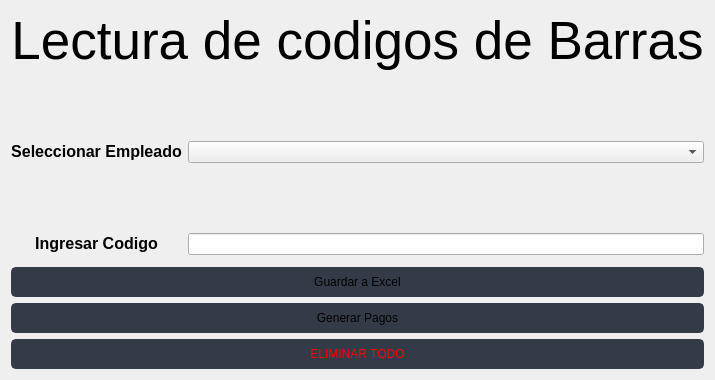
                  <widget class="QWidget" name="page_home">
                   <layout class="QVBoxLayout" name="verticalLayout_10">
                    <item>
                     <layout class="QGridLayout" name="gridLayout_2">
                      <item row="1" column="1">
                       <widget class="QComboBox" name="EmpleadosBox"/>
                      </item>
                      <item row="0" column="0" colspan="2">
                       <widget class="QLabel" name="label_6">
                        <property name="font">
                         <font>
                          <family>Segoe UI</family>
                          <pointsize>40</pointsize>
                         </font>
                        </property>
                        <property name="styleSheet">
                         <string notr="true"/>
                        </property>
                        <property name="text">
                         <string>Lectura de codigos de Barras</string>
                        </property>
                        <property name="alignment">
                         <set>Qt::AlignCenter</set>
                        </property>
                       </widget>
                      </item>
                      <item row="1" column="0">
                       <widget class="QLabel" name="label_2">
                        <property name="minimumSize">
                         <size>
                          <width>0</width>
                          <height>150</height>
                         </size>
                        </property>
                        <property name="maximumSize">
                         <size>
                          <width>942</width>
                          <height>150</height>
                         </size>
                        </property>
                        <property name="text">
                         <string>&lt;html&gt;&lt;head/&gt;&lt;body&gt;&lt;p align=&quot;center&quot;&gt;&lt;span style=&quot; font-size:12pt; font-weight:600;&quot;&gt;Seleccionar Empleado&lt;/span&gt;&lt;/p&gt;&lt;/body&gt;&lt;/html&gt;</string>
                        </property>
                       </widget>
                      </item>
                      <item row="2" column="0">
                       <widget class="QLabel" name="label_3">
                        <property name="text">
                         <string>&lt;html&gt;&lt;head/&gt;&lt;body&gt;&lt;p align=&quot;center&quot;&gt;&lt;span style=&quot; font-size:12pt; font-weight:600;&quot;&gt;Ingresar Codigo&lt;/span&gt;&lt;/p&gt;&lt;/body&gt;&lt;/html&gt;</string>
                        </property>
                       </widget>
                      </item>
                      <item row="2" column="1">
                       <widget class="QLineEdit" name="codeReaderInput"/>
                      </item>
                     </layout>
                    </item>
                    <item>
                     <widget class="QWidget" name="WidgetTabla" native="true"/>
                    </item>
                    <item>
                     <widget class="QPushButton" name="btnRegisterVale">
                      <property name="minimumSize">
                       <size>
                        <width>150</width>
                        <height>30</height>
                       </size>
                      </property>
                      <property name="font">
                       <font>
                        <family>Segoe UI</family>
                        <pointsize>9</pointsize>
                       </font>
                      </property>
                      <property name="styleSheet">
                       <string notr="true">QPushButton {
	border: 2px solid rgb(52, 59, 72);
	border-radius: 5px;	
	background-color: rgb(52, 59, 72);
}
QPushButton:hover {
	background-color: rgb(57, 65, 80);
	border: 2px solid rgb(61, 70, 86);
}
QPushButton:pressed {	
	background-color: rgb(35, 40, 49);
	border: 2px solid rgb(43, 50, 61);
}</string>
                      </property>
                      <property name="text">
                       <string>Guardar a Excel</string>
                      </property>
                      <property name="icon">
                       <iconset resource="files.qrc">
                        <normaloff>:/16x16/icons/16x16/cil-folder-open.png</normaloff>:/16x16/icons/16x16/cil-folder-open.png</iconset>
                      </property>
                     </widget>
                    </item>
                    <item>
                     <widget class="QPushButton" name="btnActualizarDB">
                      <property name="minimumSize">
                       <size>
                        <width>150</width>
                        <height>30</height>
                       </size>
                      </property>
                      <property name="font">
                       <font>
                        <family>Segoe UI</family>
                        <pointsize>9</pointsize>
                       </font>
                      </property>
                      <property name="styleSheet">
                       <string notr="true">QPushButton {
	border: 2px solid rgb(52, 59, 72);
	border-radius: 5px;	
	background-color: rgb(52, 59, 72);
}
QPushButton:hover {
	background-color: rgb(57, 65, 80);
	border: 2px solid rgb(61, 70, 86);
}
QPushButton:pressed {	
	background-color: rgb(35, 40, 49);
	border: 2px solid rgb(43, 50, 61);
}</string>
                      </property>
                      <property name="text">
                       <string>Generar Pagos</string>
                      </property>
                      <property name="icon">
                       <iconset resource="files.qrc">
                        <normaloff>:/16x16/icons/16x16/cil-folder-open.png</normaloff>:/16x16/icons/16x16/cil-folder-open.png</iconset>
                      </property>
                     </widget>
                    </item>
                    <item>
                     <widget class="QPushButton" name="EliminarTODO">
                      <property name="minimumSize">
                       <size>
                        <width>150</width>
                        <height>30</height>
                       </size>
                      </property>
                      <property name="font">
                       <font>
                        <family>Segoe UI</family>
                        <pointsize>9</pointsize>
                       </font>
                      </property>
                      <property name="styleSheet">
                       <string notr="true">QPushButton {
	color: rgb(255, 0, 0);
	border: 2px solid rgb(52, 59, 72);
	border-radius: 5px;	
	background-color: rgb(52, 59, 72);
}
QPushButton:hover {
	background-color: rgb(57, 65, 80);
	border: 2px solid rgb(61, 70, 86);
}
QPushButton:pressed {	
	background-color: rgb(35, 40, 49);
	border: 2px solid rgb(43, 50, 61);
}</string>
                      </property>
                      <property name="text">
                       <string>ELIMINAR TODO</string>
                      </property>
                      <property name="icon">
                       <iconset resource="files.qrc">
                        <normaloff>:/16x16/icons/16x16/cil-folder-open.png</normaloff>:/16x16/icons/16x16/cil-folder-open.png</iconset>
                      </property>
                     </widget>
                    </item>
                   </layout>
                  </widget>
